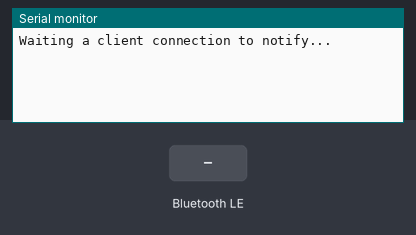
The sketch below on a simulated ESP32. Parts: the last lines printed to the serial monitor. Inputs (shaded band) come from the test bench. No radio packets arrive unless stated; nothing arrives over Bluetooth unless stated; a phone connects over Bluetooth LE 3 s after start.

Above: at 1.2 s.
1.3 s: Bluetooth LE write "1" received
At 1.7 s:
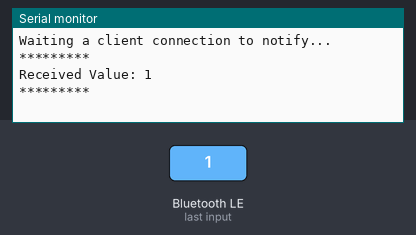
2.8 s: Bluetooth LE write "0" received
At 4.0 s:
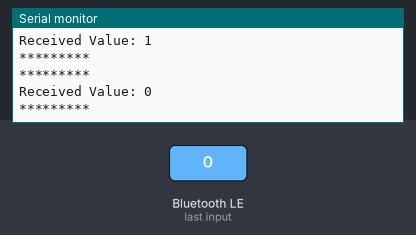
4.3 s: Bluetooth LE write "2" received
At 5.2 s:
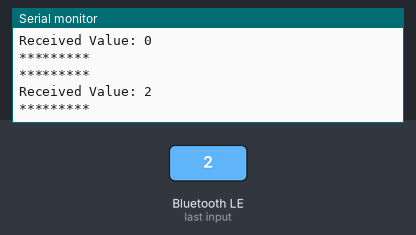

The sketch:

UART.ino
```cpp
/*
    Video: https://www.youtube.com/watch?v=oCMOYS71NIU
    Based on Neil Kolban example for IDF: https://github.com/nkolban/esp32-snippets/blob/master/cpp_utils/tests/BLE%20Tests/SampleNotify.cpp
    Ported to Arduino ESP32 by Evandro Copercini

   Create a BLE server that, once we receive a connection, will send periodic notifications.
   The service advertises itself as: 6E400001-B5A3-F393-E0A9-E50E24DCCA9E
   Has a characteristic of: 6E400002-B5A3-F393-E0A9-E50E24DCCA9E - used for receiving data with "WRITE"
   Has a characteristic of: 6E400003-B5A3-F393-E0A9-E50E24DCCA9E - used to send data with  "NOTIFY"

   The design of creating the BLE server is:
   1. Create a BLE Server
   2. Create a BLE Service
   3. Create a BLE Characteristic on the Service
   4. Create a BLE Descriptor on the characteristic
   5. Start the service.
   6. Start advertising.

   In this example rxValue is the data received (only accessible inside that function).
   And txValue is the data to be sent, in this example just a byte incremented every second.
*/
#include <BLEDevice.h>
#include <BLEServer.h>
#include <BLEUtils.h>
#include <BLE2902.h>
#include <SPI.h>
#include <nRF24L01.h>
#include <RF24.h>

RF24 radio(4, 5);

const byte address[6] = "00001"; //주소값을 5가지 문자열로 변경할 수 있으며, 송신기와 수신기가 동일한 주소로 해야됨.

BLEServer *pServer = NULL;
BLECharacteristic *pTxCharacteristic;
bool deviceConnected = false;
bool oldDeviceConnected = false;
uint8_t txValue = 0;

// See the following for generating UUIDs:
// https://www.uuidgenerator.net/

#define SERVICE_UUID           "6E400001-B5A3-F393-E0A9-E50E24DCCA9E"  // UART service UUID
#define CHARACTERISTIC_UUID_RX "6E400002-B5A3-F393-E0A9-E50E24DCCA9E"
#define CHARACTERISTIC_UUID_TX "6E400003-B5A3-F393-E0A9-E50E24DCCA9E"

class MyServerCallbacks : public BLEServerCallbacks {
  void onConnect(BLEServer *pServer) {
    deviceConnected = true;
  };

  void onDisconnect(BLEServer *pServer) {
    deviceConnected = false;
  }
};

class MyCallbacks : public BLECharacteristicCallbacks {
  void onWrite(BLECharacteristic *pCharacteristic) {
    String rxValue = pCharacteristic->getValue();

    if (rxValue.length() > 0) {
      Serial.println("*********");
      Serial.print("Received Value: ");
      Serial.println(rxValue.c_str());

      // 한글 문자열을 RF24 모듈로 전송
      size_t len = rxValue.length();
      const char* data = rxValue.c_str();
      size_t max_payload_size = 32; // RF24 최대 페이로드 크기

      // 데이터를 32바이트씩 나누어 전송
      for (size_t i = 0; i < len; i += max_payload_size) {
        size_t chunk_size = min(max_payload_size, len - i);
        radio.write(&data[i], chunk_size);
      }

      Serial.println("*********");
    }
  }
};


void setup() {
  Serial.begin(115200);


  radio.begin();
  radio.openWritingPipe(address); //이전에 설정한 5글자 문자열인 데이터를 보낼 수신의 주소를 설정
  radio.setPALevel(RF24_PA_MIN); //전원공급에 관한 파워레벨을 설정합니다. 모듈 사이가 가까우면 최소로 설정합니다.

//거리가 가까운 순으로 RF24_PA_MIN / RF24_PA_LOW / RF24_PA_HIGH / RF24_PA_MAX 등으로 설정할 수 있습니다.

//높은 레벨(거리가 먼 경우)은 작동하는 동안 안정적인 전압을 가지도록 GND와 3.3V에 바이패스 커패시터 사용을 권장함.

  radio.stopListening();  //모듈을 송신기로 설정

  // Create the BLE Device
  BLEDevice::init("ChildDev");

  // Create the BLE Server
  pServer = BLEDevice::createServer();
  pServer->setCallbacks(new MyServerCallbacks());

  // Create the BLE Service
  BLEService *pService = pServer->createService(SERVICE_UUID);

  // Create a BLE Characteristic
  pTxCharacteristic = pService->createCharacteristic(CHARACTERISTIC_UUID_TX, BLECharacteristic::PROPERTY_NOTIFY);

  pTxCharacteristic->addDescriptor(new BLE2902());

  BLECharacteristic *pRxCharacteristic = pService->createCharacteristic(CHARACTERISTIC_UUID_RX, BLECharacteristic::PROPERTY_WRITE);

  pRxCharacteristic->setCallbacks(new MyCallbacks());

  // Start the service
  pService->start();

  // Start advertising
  pServer->getAdvertising()->start();
  Serial.println("Waiting a client connection to notify...");
}

void loop() {

  if (deviceConnected) {
    String message = "1 2 3";
    pTxCharacteristic->setValue(message.c_str());
    pTxCharacteristic->notify();
    delay(1000);  // 1초마다 메시지 전송
  }

  // disconnecting
  if (!deviceConnected && oldDeviceConnected) {
    delay(500);                   // give the bluetooth stack the chance to get things ready
    pServer->startAdvertising();  // restart advertising
    Serial.println("start advertising");
    oldDeviceConnected = deviceConnected;
  }
  // connecting
  if (deviceConnected && !oldDeviceConnected) {
    // do stuff here on connecting
    oldDeviceConnected = deviceConnected;
  }
}
```

Measured:
- after the input at 1.3 s, the serial monitor: prints a new line at once (image 1)
- after the input at 2.8 s, the serial monitor: prints a new line at once (image 2)
- after the input at 4.3 s, the serial monitor: prints a new line at once (image 3)
